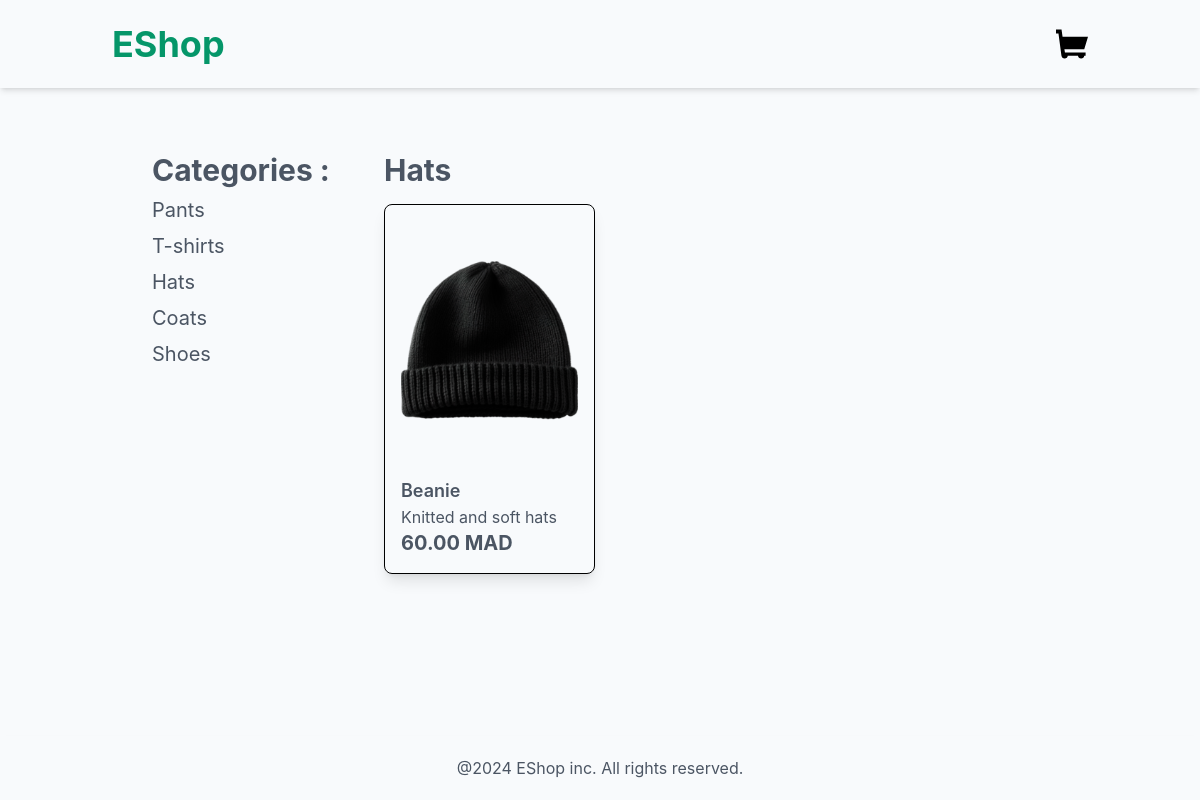
/hats/, run on the app's committed database.
### product/models.py (models this page shows, shortened)
class Category(models.Model):
    name = models.CharField(max_length=250)
    slug = models.SlugField(unique = True)
    class Meta:
        verbose_name_plural = "categories"

class product(models.Model):
    category = models.ForeignKey(Category,related_name='product', on_delete=models.CASCADE)
    name = models.CharField(max_length=250)
    slug = models.SlugField(max_length=250)
    description = models.TextField(blank=True)
    price = models.DecimalField(max_digits=10, decimal_places=2)
    available = models.BooleanField(default=True)
    created = models.DateTimeField(auto_now_add = True)
    updated = models.DateTimeField(auto_now = True)
    image = models.ImageField(upload_to='product',blank=True, null=True)

### product/views.py (the view)
# urls.py: path('',views.product_list,name='product_list'),
def product_list(request, category_slug=None):
    category = None
    products = product.objects.filter(available=True)
    categories = Category.objects.all()
    if category_slug:
        category = get_object_or_404(Category, slug=category_slug)
        products = products.filter(category=category)
    return render(request, 'product/products/list.html', {
        'category':category,
        'product':products,
        'categories':categories,
    })

### product/templates/product/products/list.html (shortened to what this page needs)
{% extends "base.html" %}
{%block content%}
<div class="container mx-auto p-4 flex lg:flex-row flex-col">
    <aside class="w-full lg:w-1/4 p-4">
        <h2 class="font-bold text-3xl mb-2">Categories :</h2>
        <ul>
            {% for category in categories %}
            <li class="mb-2">
                <a href="{% url 'product:product_list_by_category' category.slug %}" class="hover:text-emerald-600 lg:hover:font-bold lg:hover:text-2xl text-xl transition duration-200">{{category.name}}</a>
            </li>
            {% endfor %}
        </ul>
    </aside>
    <main class="w-full lg:w-3/4 p-4">
        {% if category%}
        <h2 class="font-bold text-3xl mb-4">{{category.name}}</h2>
        {% else %}
        <h2 class="font-bold text-3xl mb-4">All Products :</h2>
        {% endif %}
        <div class="grid lg:grid-cols-3 grid-flow-col-1 md:grid-cols-2 gap-4">
            {% for product in product %}
            <a href="{% url 'product:product_detail' product.id product.slug %}" class="hover:scale-105 transform transition">
            <div class="shadow-lg rounded-lg border border-black p-4 hover:bg-gray-100 transition duration-300">
                {% if product.image %}
                <img src="{{product.image.url}}" alt="{{product.name}}" class="h-64 w-42 object-cover">
                {% else %}
                <p class="text-red-600 font-semibold">The image is not available !</p>
                {% endif %}
                <h3 class="text-lg font-semibold">{{product.name}}</h3>
                <p class="">{{product.description}}</p>
                <p class="text-xl font-bold">{{product.price}} MAD</p>
            </div>
            </a>
            {% endfor %}
        </div>
    </main>
</div>
{%endblock%}

### data on the page
Category: name "Pants"
Category: name "T-shirts"
Category: name "Hats"
Category: name "Coats"
Category: name "Shoes"
product: image (picture), name "Beanie", description "Knitted and soft hats", price "60.00"
